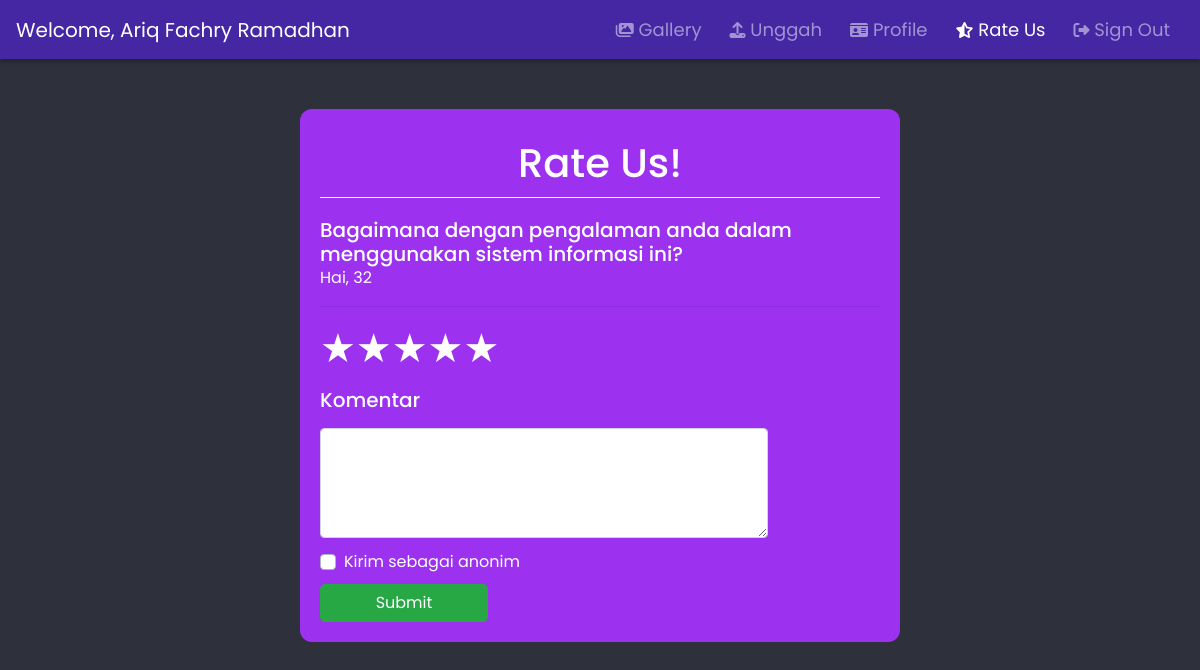
/User_Regist/user-rating (signed in), run on an earlier commit of the app's database.
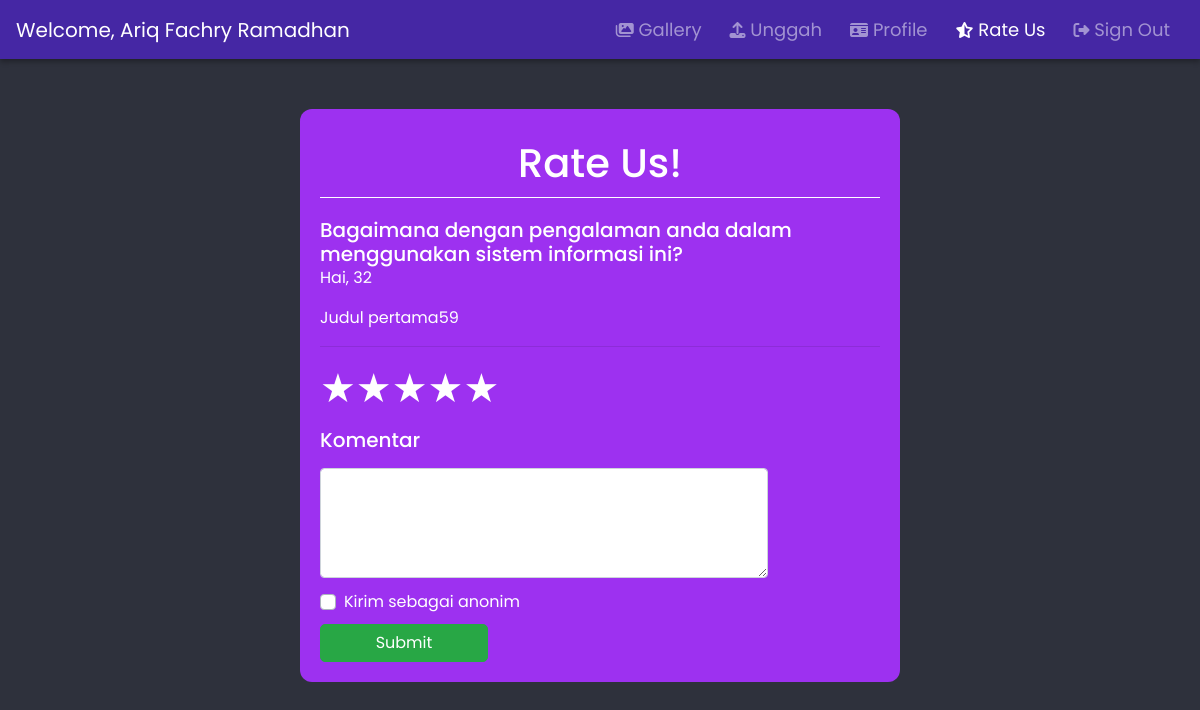
And on a later commit of the database.
### tables this page shows
CREATE TABLE `data_karya` (
  `id` int(11) NOT NULL,
  `judul` varchar(255) NOT NULL,
  `deskripsi` text NOT NULL,
  `anggota` varchar(255) NOT NULL,
  `foto_karya` varchar(255) NOT NULL,
  `id_pengunggah` int(11) NOT NULL
);

### User_Regist/user-rating.php (the view, shortened to what this page needs)
<?php
    $currPage = 'user-rating';
    include 'header-user.php';
    $uid = $_SESSION['id'];
?>
<section>
    <div class="container fadeInDown" id="box" style=" margin-top: 50px; color:white; padding-top: 30px; margin-bottom: 40px; height:fit-content; width:50%">
        <div class="row justify-content-md-center">
            <div class="col-md-12">
                <h1 style="text-align: center;" class="fadeInDown">Rate Us! </h1>
                <hr style="border-top: 1px solid white; margin-bottom: 20px; margin-top: 10px">
                <h5 style="margin-bottom: 0px;">Bagaimana dengan pengalaman anda dalam menggunakan sistem informasi ini? </h5>
                <p>Hai, <?php echo $uid; ?></p>
                <?php
                $query = "SELECT d.id, d.id_pengunggah, d.judul FROM data_karya AS d JOIN users AS u ON d.id_pengunggah = $uid GROUP BY d.judul;";
                $result = mysqli_query($conn, $query);
                while($row = mysqli_fetch_assoc($result))
                {
                    echo $row['judul'];
                    echo $row['id'];
                }
                ?>
                <hr>
                <form class="rating" method="POST" action="user-rating-proses" id="rateForm" enctype="multipart/form-data">
                    <label>
                        <span class="icon">★</span>
                    </label>
                    <label>
                        <span class="icon">★</span>
                        <span class="icon">★</span>
                    </label>
                    <label>
                        <span class="icon">★</span>
                        <span class="icon">★</span>
                        <span class="icon">★</span>
                    </label>
                    <label>
                        <span class="icon">★</span>
                        <span class="icon">★</span>
                        <span class="icon">★</span>
                        <span class="icon">★</span>
                    </label>
                    <label>
                        <span class="icon">★</span>
                        <span class="icon">★</span>
                        <span class="icon">★</span>
                        <span class="icon">★</span>
                        <span class="icon">★</span>
                    </label>
        </div>
        </div>
        <div class="row justify-content-md-center">
            <div class="col-md-12">
                <label class="label control-label"><h5>Komentar</h5></label>
                <textarea type="text" class="form-control" id="exampleFormControlTextarea1" rows="4" name="komentar" placeholder="berikan komentar anda" style="width:80%"> </textarea>
                <div class="custom-control custom-checkbox" style="margin-top: 12px;">
                    <label class="custom-control-label" for="defaultChecked2" id="keeptxt">Kirim sebagai anonim</label>
                </div>
                <button name="submit-btn" type="submit" class="btn btn-success" data-toggle="modal" data-target="#exampleModal" style="margin-top: 10px; width: 30%; border-radius: 5px" >
                    Submit
                </button>
            </div>
        </div>
    </div>
</section>
</body>
</html>

### User_Regist/header-user.php (shortened to what this page needs)
<!DOCTYPE html>
<html>
    <head>
        <link rel="stylesheet" href="https://cdn.jsdelivr.net/npm/bootstrap@4.5.3/dist/css/bootstrap.min.css">
        <link rel="stylesheet" href="https://unpkg.com/swiper/swiper-bundle.css" />
        <link rel="stylesheet" href="https://unpkg.com/swiper/swiper-bundle.min.css" />
        <link href="../src/css/dashboard_user.css" type="text/css" rel="stylesheet">
        <link href="../src/css/user_ratingStyle.css" type="text/css" rel="stylesheet">
        <link rel="stylesheet" href="https://unpkg.com/swiper/swiper-bundle.css" />
        <link rel="stylesheet" href="https://unpkg.com/swiper/swiper-bundle.min.css" />
    </head>
    <body>
        <nav class="navbar navbar-expand-lg navbar-dark" style="background-color: #4527a4;">
            <a class="navbar-brand" href="#">Welcome,  <?php echo $_SESSION['namalengkap']; ?> </a>
            <div class="collapse navbar-collapse" id="navbarNav">
            <ul class="navbar-nav ml-auto">
                <li class="nav-item <?php if($currPage =='dashboard'){echo 'active';}?>">
                    <a class="nav-link" href="dashboard_user"><i class="fas fa-images"></i> Gallery</a>
                </li>
                <li class="nav-item <?php if($currPage =='unggah'){echo 'active';}?>">
                    <a class="nav-link" href="unggah-karya"><i class="fas fa-upload"></i> Unggah</a>
                </li>
                <li class="nav-item <?php if($currPage =='profile'){echo 'active';}?>">
                    <a class="nav-link" href="profile-user"><i class="fas fa-id-card"></i> Profile</a>
                </li>
                <li class="nav-item <?php if($currPage =='user-rating'){echo 'active';}?>">
                    <a class="nav-link" href="user-rating"><i class="fas fa-star-half-alt"></i> Rate Us</a>
                </li>
                <li class="nav-item">
                    <a class="nav-link" href="index1?logout=1"><i class="fas fa-sign-out-alt"></i> Sign Out</a>
                </li>
            </ul>
            </div>
        </nav>

### src/css/dashboard_user.css (style rules this page uses)
* { margin: 0; padding: 0; box-sizing: border-box; font-family: 'Poppins', sans-serif; }
body, html { height: 100%; scroll-behavior: smooth; background-color: #2e313c; }
.navbar { box-shadow: 0 3px 5px 0 rgba(0, 0, 0, 0.3); z-index: 5; width: 100%; }
.nav-item { font-size: 18px; margin: auto 6px; font-family: Helvetica; }
li { cursor: pointer; }
a i { font-size: 16px; }
#box { background-color: #9D31F0; width: 90%; padding: 20px; border-radius: 12px; }
.fadeInDown { animation: fadeInDown 2s ease; }

### src/css/user_ratingStyle.css (style rules this page uses)
.rating { display: inline-block; position: relative; height: 50px; line-height: 50px; font-size: 40px; }
.rating label { position: absolute; top: 0; left: 0; height: 100%; cursor: pointer; }
.rating label:last-child { position: static; }
.rating label:nth-child(1) { z-index: 5; }
.rating label:nth-child(2) { z-index: 4; }
.rating label:nth-child(3) { z-index: 3; }
.rating label:nth-child(4) { z-index: 2; }
.rating label:nth-child(5) { z-index: 1; }
.rating label .icon { float: left; color: transparent; }
.rating label:last-child .icon { color: #ffffff; }

What changed in the data, as far as the page shows it:
added data_karya: judul "Judul pertama", id "59"
